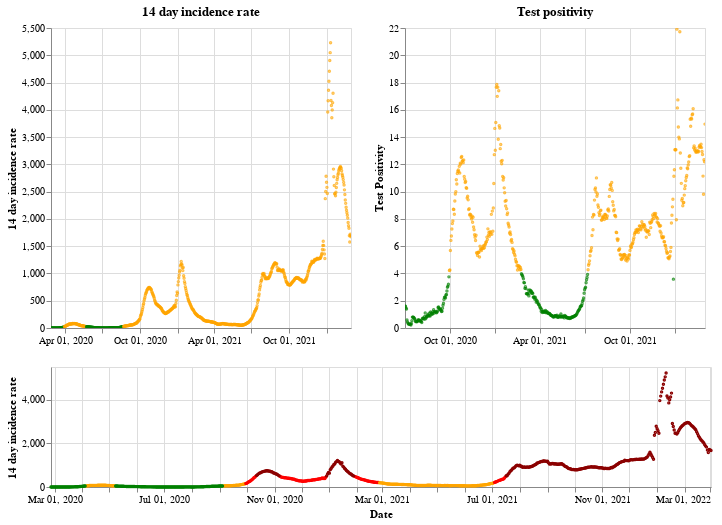

Notebook code cell kept with this figure:
### Markdown cell above
## Northern Ireland

### Code cell
plot_traffic_light('Northern Ireland')

### Figure 1 — Vega-Lite specification as saved in the notebook (floating-point values rounded to 4 significant figures; data arrays with more than 128 entries replaced by an {"elided": "..."} marker saying what was removed)
{"config": {"view": {"continuousWidth": 400, "continuousHeight": 300}}, "vconcat": [{"hconcat": [{"mark": {"type": "point", "size": 2}, "encoding": {"color": {"condition": {"value": "green", "test": "(datum.twoWeeklyCasesRate <= 25)"}, "value": "orange"}, "tooltip": [{"type": "nominal", "field": "areaName"}, {"type": "temporal", "field": "date"}, {"type": "quantitative", "field": "twoWeeklyCasesRate"}, {"type": "quantitative", "field": "testPositivity"}], "x": {"type": "temporal", "axis": {"title": ""}, "field": "date", "scale": {"domain": {"selection": "DateBrush"}}, "timeUnit": "yearmonthdate"}, "y": {"type": "quantitative", "axis": {"title": "14 day incidence rate"}, "field": "twoWeeklyCasesRate"}}, "title": "14 day incidence rate", "width": 300}, {"mark": {"type": "point", "size": 2}, "encoding": {"color": {"condition": {"value": "green", "test": "(datum.testPositivity <= 4)"}, "value": "orange"}, "tooltip": [{"type": "nominal", "field": "areaName"}, {"type": "temporal", "field": "date"}, {"type": "quantitative", "field": "twoWeeklyCasesRate"}, {"type": "quantitative", "field": "testPositivity"}], "x": {"type": "temporal", "axis": {"title": ""}, "field": "date", "scale": {"domain": {"selection": "DateBrush"}}, "timeUnit": "yearmonthdate"}, "y": {"type": "quantitative", "axis": {"title": "Test Positivity"}, "field": "testPositivity"}}, "title": "Test positivity", "width": 300}]}, {"layer": [{"mark": {"type": "point", "size": 2}, "encoding": {"color": {"condition": {"value": "orange", "test": "(((datum.testPositivity < 4) && (datum.twoWeeklyCasesRate >= 50)) && (datum.twoWeeklyCasesRate < 200))"}, "value": "red"}, "opacity": {"condition": {"value": 1, "test": "((datum.twoWeeklyCasesRate >= 50) && (datum.twoWeeklyCasesRate < 500))"}, "value": 0}, "tooltip": [{"type": "nominal", "field": "areaName"}, {"type": "temporal", "field": "date"}, {"type": "quantitative", "field": "twoWeeklyCasesRate"}, {"type": "quantitative", "field": "testPositivity"}], "x": {"type": "temporal", "axis": {"title": "Date"}, "field": "date", "timeUnit": "yearmonthdate"}, "y": {"type": "quantitative", "axis": {"title": "14 day incidence rate"}, "field": "twoWeeklyCasesRate"}}, "selection": {"DateBrush": {"type": "interval", "encodings": ["x"], "fields": ["Time"]}}}, {"mark": {"type": "point", "size": 2}, "encoding": {"color": {"value": "darkred"}, "opacity": {"condition": {"value": 1, "test": "(datum.twoWeeklyCasesRate >= 500)"}, "value": 0}, "tooltip": [{"type": "nominal", "field": "areaName"}, {"type": "temporal", "field": "date"}, {"type": "quantitative", "field": "twoWeeklyCasesRate"}, {"type": "quantitative", "field": "testPositivity"}], "x": {"type": "temporal", "axis": {"title": "Date"}, "field": "date", "timeUnit": "yearmonthdate"}, "y": {"type": "quantitative", "axis": {"title": "14 day incidence rate"}, "field": "twoWeeklyCasesRate"}}}, {"mark": {"type": "point", "size": 2}, "encoding": {"color": {"condition": {"value": "green", "test": "((datum.testPositivity < 4) && (datum.twoWeeklyCasesRate < 50))"}, "value": "orange"}, "opacity": {"condition": {"value": 1, "test": "(datum.twoWeeklyCasesRate < 50)"}, "value": 0}, "tooltip": [{"type": "nominal", "field": "areaName"}, {"type": "temporal", "field": "date"}, {"type": "quantitative", "field": "twoWeeklyCasesRate"}, {"type": "quantitative", "field": "testPositivity"}], "x": {"type": "temporal", "axis": {"title": "Date"}, "field": "date", "timeUnit": "yearmonthdate"}, "y": {"type": "quantitative", "axis": {"title": "14 day incidence rate"}, "field": "twoWeeklyCasesRate"}}}], "height": 120, "width": 660}], "data": {"name": "data-fd3843f5bc93e1ac90bb3986c60dc959"}, "$schema": "https://vega.github.io/schema/vega-lite/v4.8.1.json", "datasets": {"data-fd3843f5bc93e1ac90bb3986c60dc959": {"elided": "736 records"}}}
